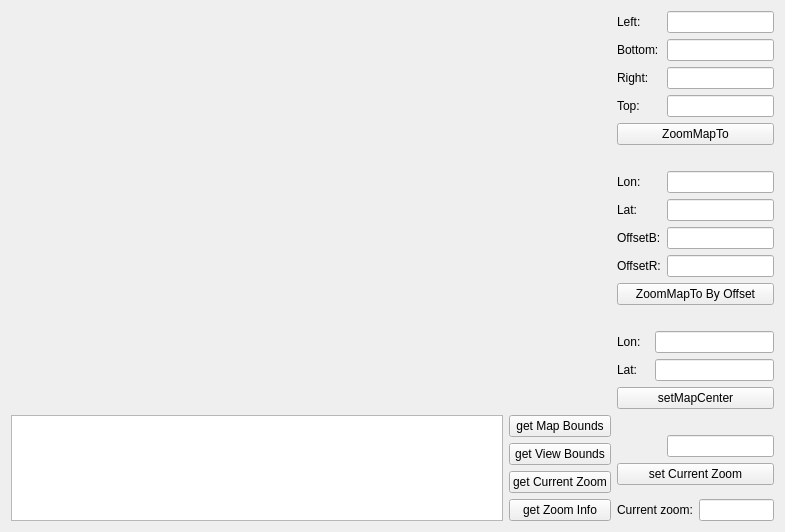
<?xml version="1.0" encoding="UTF-8"?>
<ui version="4.0">
 <class>DemoMapBounds</class>
 <widget class="QWidget" name="TestMapBounds">
  <property name="geometry">
   <rect>
    <x>0</x>
    <y>0</y>
    <width>785</width>
    <height>532</height>
   </rect>
  </property>
  <property name="windowTitle">
   <string>Form</string>
  </property>
  <layout class="QGridLayout" name="gridLayout_3">
   <item row="0" column="0">
    <layout class="QHBoxLayout" name="horizontalLayout" stretch="1,0">
     <property name="sizeConstraint">
      <enum>QLayout::SetDefaultConstraint</enum>
     </property>
     <item>
      <layout class="QVBoxLayout" name="verticalLayout_2" stretch="1,0">
       <item>
        <widget class="PwGisWidget" name="pwgiswidget" native="true">
         <property name="minimumSize">
          <size>
           <width>600</width>
           <height>340</height>
          </size>
         </property>
        </widget>
       </item>
       <item>
        <layout class="QGridLayout" name="gridLayout_2">
         <property name="sizeConstraint">
          <enum>QLayout::SetFixedSize</enum>
         </property>
         <item row="0" column="0" rowspan="4">
          <widget class="QPlainTextEdit" name="plainTextEdit"/>
         </item>
         <item row="0" column="1">
          <widget class="QPushButton" name="btnGetMapBounds">
           <property name="text">
            <string>get Map Bounds</string>
           </property>
          </widget>
         </item>
         <item row="1" column="1">
          <widget class="QPushButton" name="btnGetViewBounds">
           <property name="text">
            <string>get View Bounds</string>
           </property>
          </widget>
         </item>
         <item row="2" column="1">
          <widget class="QPushButton" name="btnGetZoom">
           <property name="text">
            <string>get Current Zoom</string>
           </property>
          </widget>
         </item>
         <item row="3" column="1">
          <widget class="QPushButton" name="btnGetZoomInfo">
           <property name="text">
            <string>get Zoom Info</string>
           </property>
          </widget>
         </item>
        </layout>
       </item>
      </layout>
     </item>
     <item>
      <layout class="QVBoxLayout" name="verticalLayout">
       <property name="sizeConstraint">
        <enum>QLayout::SetFixedSize</enum>
       </property>
       <item>
        <layout class="QGridLayout" name="gridLayout">
         <property name="sizeConstraint">
          <enum>QLayout::SetFixedSize</enum>
         </property>
         <item row="1" column="0" colspan="2">
          <widget class="QLabel" name="label_3">
           <property name="text">
            <string>Bottom:</string>
           </property>
          </widget>
         </item>
         <item row="0" column="2">
          <widget class="QLineEdit" name="editLeft">
           <property name="toolTip">
            <string/>
           </property>
           <property name="statusTip">
            <string/>
           </property>
          </widget>
         </item>
         <item row="0" column="0">
          <widget class="QLabel" name="label_2">
           <property name="text">
            <string>Left:</string>
           </property>
          </widget>
         </item>
         <item row="1" column="2">
          <widget class="QLineEdit" name="editBottom">
           <property name="toolTip">
            <string/>
           </property>
          </widget>
         </item>
         <item row="16" column="2">
          <widget class="QLineEdit" name="editSetZoom"/>
         </item>
         <item row="17" column="0" colspan="3">
          <widget class="QPushButton" name="btnSetZoom">
           <property name="text">
            <string>set Current Zoom</string>
           </property>
          </widget>
         </item>
         <item row="14" column="0" colspan="3">
          <widget class="QPushButton" name="btnSetMapCenter">
           <property name="text">
            <string>setMapCenter</string>
           </property>
          </widget>
         </item>
         <item row="13" column="1" colspan="2">
          <widget class="QLineEdit" name="editCenterLat"/>
         </item>
         <item row="12" column="1" colspan="2">
          <widget class="QLineEdit" name="editCenterLon"/>
         </item>
         <item row="13" column="0">
          <widget class="QLabel" name="label_11">
           <property name="text">
            <string>Lat:</string>
           </property>
          </widget>
         </item>
         <item row="10" column="0" colspan="3">
          <widget class="QPushButton" name="btnZoomMapToByOffset">
           <property name="text">
            <string>ZoomMapTo By Offset</string>
           </property>
          </widget>
         </item>
         <item row="12" column="0">
          <widget class="QLabel" name="label_10">
           <property name="text">
            <string>Lon:</string>
           </property>
          </widget>
         </item>
         <item row="9" column="2">
          <widget class="QLineEdit" name="editOffsetR"/>
         </item>
         <item row="9" column="0" colspan="2">
          <widget class="QLabel" name="label_8">
           <property name="text">
            <string>OffsetR:</string>
           </property>
          </widget>
         </item>
         <item row="8" column="2">
          <widget class="QLineEdit" name="editOffsetB"/>
         </item>
         <item row="8" column="0" colspan="2">
          <widget class="QLabel" name="label_9">
           <property name="text">
            <string>OffsetB:</string>
           </property>
          </widget>
         </item>
         <item row="7" column="2">
          <widget class="QLineEdit" name="editLat"/>
         </item>
         <item row="7" column="0">
          <widget class="QLabel" name="label_7">
           <property name="text">
            <string>Lat:</string>
           </property>
          </widget>
         </item>
         <item row="6" column="2">
          <widget class="QLineEdit" name="editLon"/>
         </item>
         <item row="4" column="0" colspan="3">
          <widget class="QPushButton" name="btnZoomMapTo">
           <property name="text">
            <string>ZoomMapTo</string>
           </property>
          </widget>
         </item>
         <item row="6" column="0">
          <widget class="QLabel" name="label_6">
           <property name="text">
            <string>Lon:</string>
           </property>
          </widget>
         </item>
         <item row="3" column="2">
          <widget class="QLineEdit" name="editTop">
           <property name="toolTip">
            <string/>
           </property>
          </widget>
         </item>
         <item row="2" column="2">
          <widget class="QLineEdit" name="editRight">
           <property name="toolTip">
            <string/>
           </property>
          </widget>
         </item>
         <item row="3" column="0">
          <widget class="QLabel" name="label_5">
           <property name="text">
            <string>Top:</string>
           </property>
          </widget>
         </item>
         <item row="2" column="0">
          <widget class="QLabel" name="label_4">
           <property name="text">
            <string>Right:</string>
           </property>
          </widget>
         </item>
         <item row="11" column="0">
          <spacer name="verticalSpacer_2">
           <property name="orientation">
            <enum>Qt::Vertical</enum>
           </property>
           <property name="sizeType">
            <enum>QSizePolicy::Fixed</enum>
           </property>
           <property name="sizeHint" stdset="0">
            <size>
             <width>20</width>
             <height>20</height>
            </size>
           </property>
          </spacer>
         </item>
         <item row="15" column="0">
          <spacer name="verticalSpacer_3">
           <property name="orientation">
            <enum>Qt::Vertical</enum>
           </property>
           <property name="sizeType">
            <enum>QSizePolicy::Fixed</enum>
           </property>
           <property name="sizeHint" stdset="0">
            <size>
             <width>20</width>
             <height>20</height>
            </size>
           </property>
          </spacer>
         </item>
         <item row="5" column="0">
          <spacer name="verticalSpacer">
           <property name="orientation">
            <enum>Qt::Vertical</enum>
           </property>
           <property name="sizeType">
            <enum>QSizePolicy::Fixed</enum>
           </property>
           <property name="sizeHint" stdset="0">
            <size>
             <width>20</width>
             <height>20</height>
            </size>
           </property>
          </spacer>
         </item>
         <item row="18" column="0">
          <spacer name="verticalSpacer_4">
           <property name="orientation">
            <enum>Qt::Vertical</enum>
           </property>
           <property name="sizeHint" stdset="0">
            <size>
             <width>20</width>
             <height>40</height>
            </size>
           </property>
          </spacer>
         </item>
        </layout>
       </item>
       <item>
        <layout class="QFormLayout" name="formLayout">
         <property name="sizeConstraint">
          <enum>QLayout::SetFixedSize</enum>
         </property>
         <item row="0" column="0">
          <widget class="QLabel" name="label">
           <property name="text">
            <string>Current zoom:</string>
           </property>
          </widget>
         </item>
         <item row="0" column="1">
          <widget class="QLineEdit" name="editZoom">
           <property name="readOnly">
            <bool>true</bool>
           </property>
          </widget>
         </item>
        </layout>
       </item>
      </layout>
     </item>
    </layout>
   </item>
  </layout>
 </widget>
 <customwidgets>
  <customwidget>
   <class>PwGisWidget</class>
   <extends>QWidget</extends>
   <header location="global">PwGis/pwgiswidget.h</header>
   <container>1</container>
  </customwidget>
 </customwidgets>
 <resources/>
 <connections/>
</ui>
